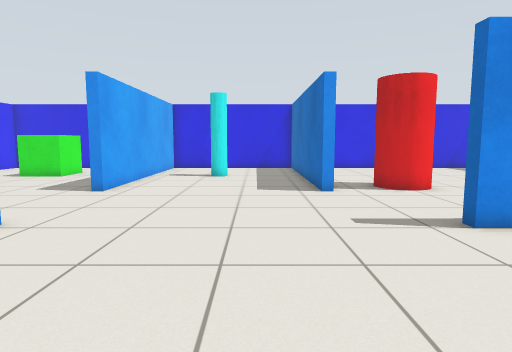
View 1 (above)

21 first-person views from a walk through a world built for the Gazebo simulator. The camera is 0.86 m above the floor, tilts 6° down and sees 75° across. The floor is counted in squares, 0.5 m on a side. Each view is taken from the middle of a square. On the plan, view 1 faces up. The plan holds only what a view shows up to about 16 squares ahead; the rest is blank.

View 2
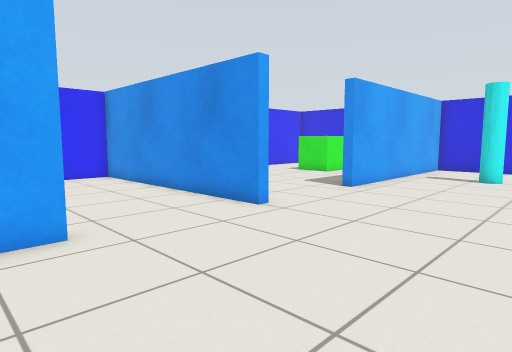

View 3
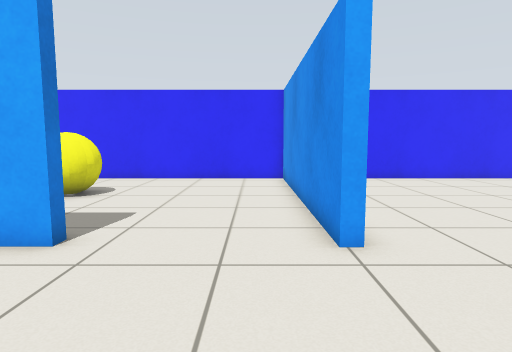

View 4
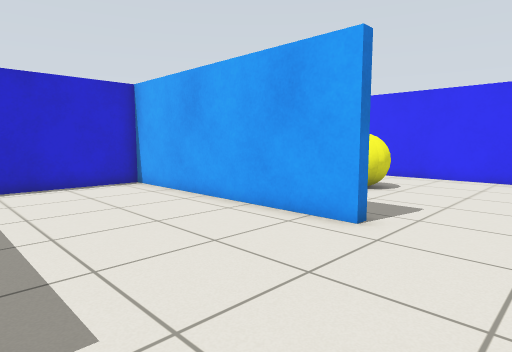

View 5
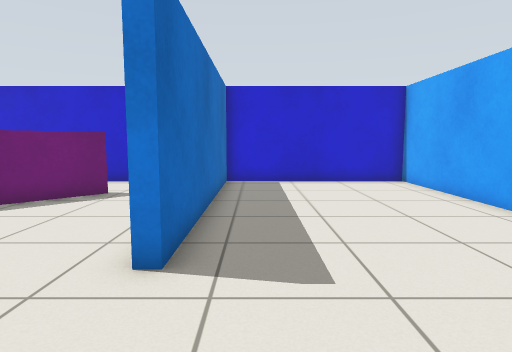

View 6
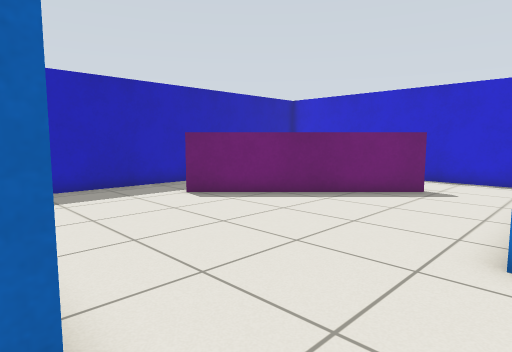

View 7
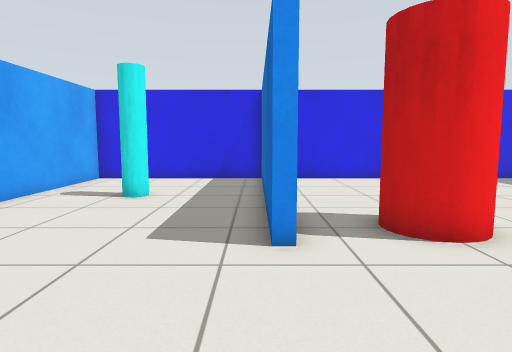

View 8
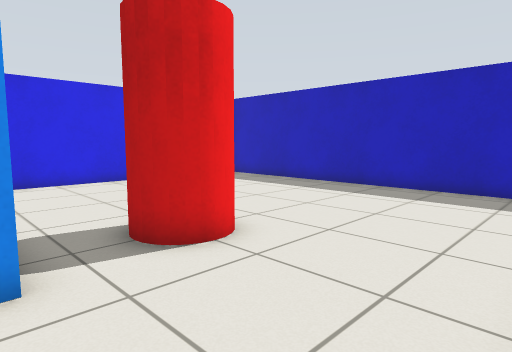

View 9
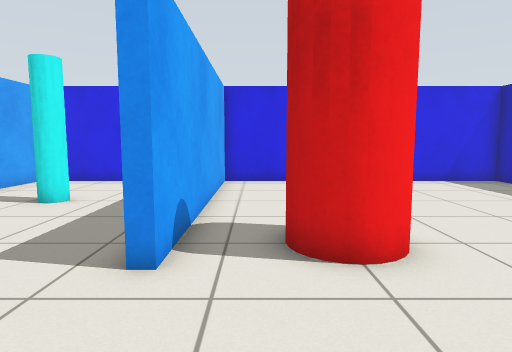

View 10
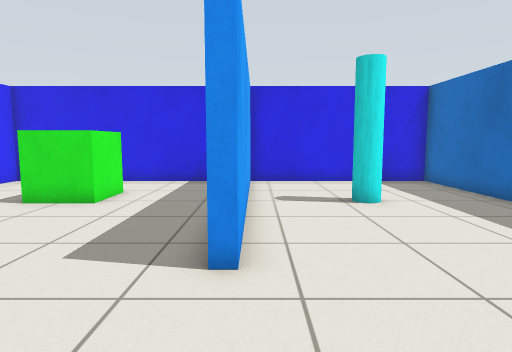

View 11
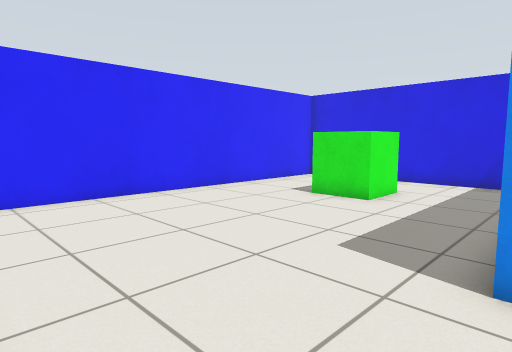

View 12
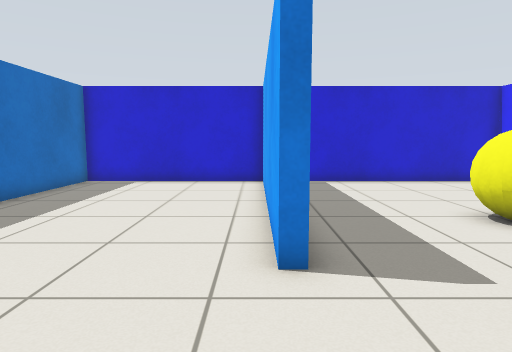

View 13
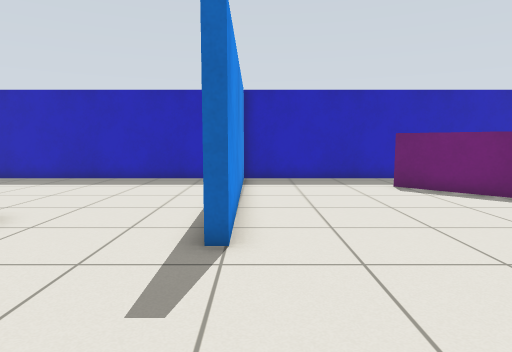

View 14
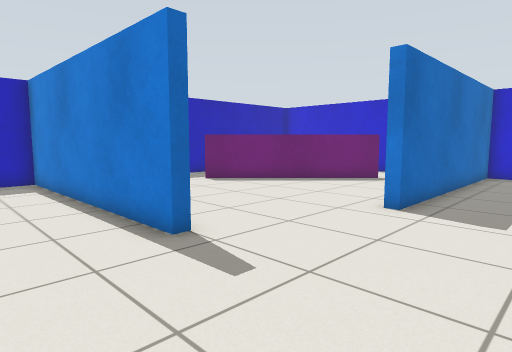

View 15
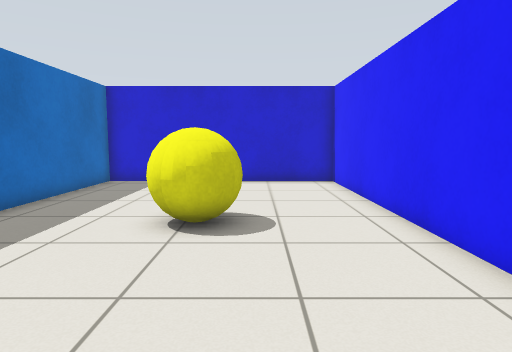

View 16
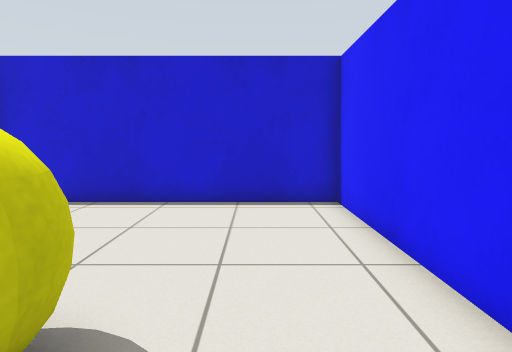

View 17
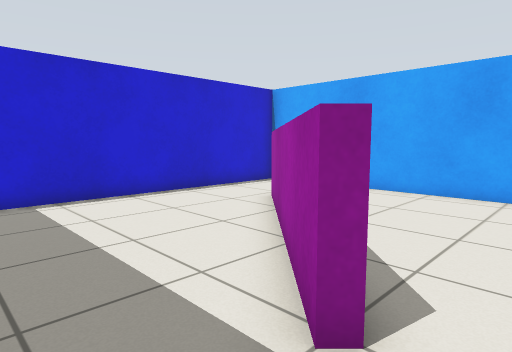

View 18
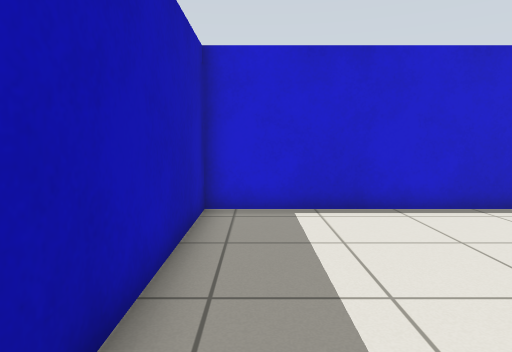

View 19
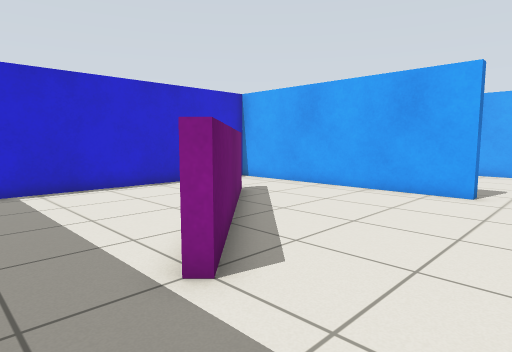

View 20
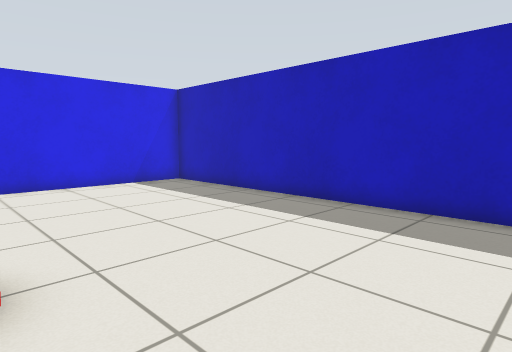

View 21
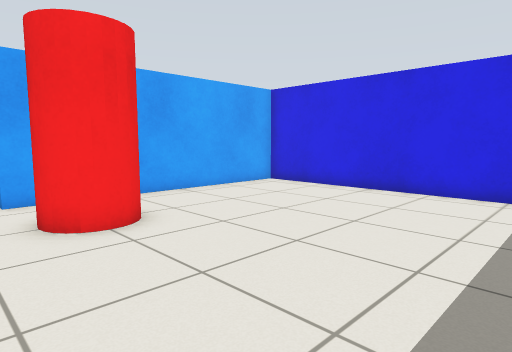

### Floor plan
Ten units are one square. View 1 is at (0, 0); x grows to the right and y downward. Boxes are objects, and circles mark ways between rooms. Rooms are numbered by the first view taken in them; rooms with no view inside come last. Other rooms are left out.
<svg viewBox="-158 -218 306 306">
<path fill="none" stroke="#000" d="M-58 -17 -53 -17 -53 83 23 83 23 -17 27 -17 27 83 64 83M-53 -64 -153 -62 -153 83 -57 83 -57 20M27 -113 23 -113 23 -213 -53 -213 -53 -113M58 49 115 -8 118 -5 63 50M134 -66 43 -65 43 -68M143 16 143 -66M-53 -113 -58 -113M-70 -213 -153 -213 -153 -82M-53 -69 -53 -64M43 -68 143 -69 143 -213 27 -213 27 -113M64 83 143 83 143 16"/>
<rect x="-115" y="-5" width="20" height="30" fill="#bbb"><title>yellow ball</title></rect>
<rect x="-25" y="-175" width="10" height="20" fill="#bbb"><title>pillar</title></rect>
<rect x="-115" y="-185" width="20" height="30" fill="#bbb"><title>green box</title></rect>
<rect x="45" y="-135" width="20" height="20" fill="#bbb"><title>red cylinder</title></rect>
<circle cx="-50" cy="-90" r="3" fill="#2a7"/>
<circle cx="38" cy="-95" r="3" fill="#2a7"/>
<circle cx="96" cy="37" r="3" fill="#2a7"/>
<text x="-20" y="-30">1</text>
<text x="-100" y="-140">2</text>
<text x="90" y="-150">3</text>
<text x="110" y="50">4</text>
</svg>
Room 1 opens to room 2. Room 1 opens to room 3. Room 1 opens to room 4.

Where each view was taken, in squares from view 1:
view 1: 0 up, 0 right, facing up
view 2: 0 up, 1 right, facing up-left
view 3: 5 up, 0 right, facing left
view 4: 5 up, 1 right, facing down-left
view 5: 6 up, 1 right, facing down
view 6: 7 up, 2 right, facing down-right
view 7: 6 up, 2 right, facing up
view 8: 7 up, 2 right, facing up-right
view 9: 7 up, 4 right, facing up
view 10: 7 up, 5 left, facing up
view 11: 7 up, 5 left, facing up-left
view 12: 6 up, 5 left, facing down
view 13: 6 up, 1 left, facing right
view 14: 10 up, 1 left, facing down-right
view 15: 6 up, 12 left, facing down
view 16: 1 up, 13 left, facing down
view 17: 2 up, 14 right, facing down-left
view 18: 0 up, 13 right, facing down
view 19: 4 up, 14 right, facing down-left
view 20: 8 up, 6 right, facing up-right
view 21: 10 up, 13 right, facing up-left
